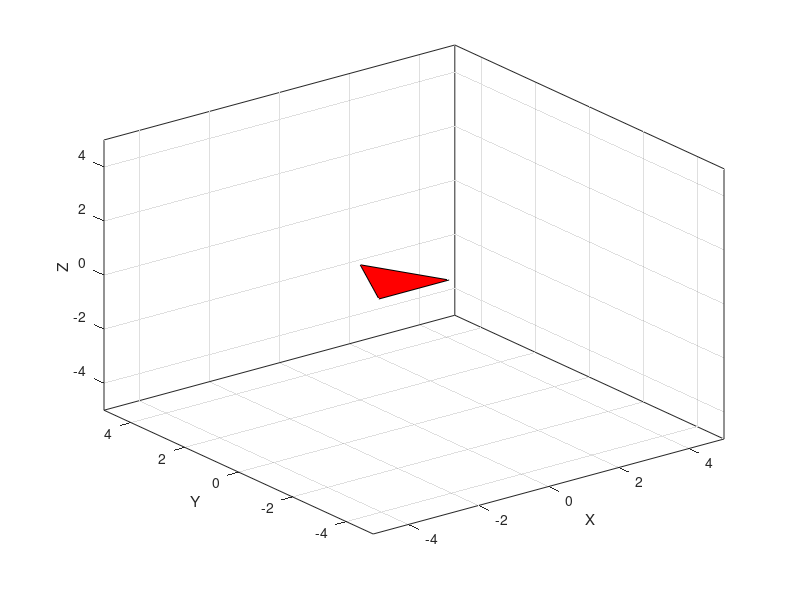

MATLAB code for this plot: (Note: this script raises an error after producing the figure.)
addpath '../Lib/'

%% Ex1

P1 = [-1 0 0 1]';
P2 = [1 0 0 1]';
P3 = [0 2 0 1]';

A1 = [P1 P2 P3]

h = fill3(A1(1,:),A1(2,:),A1(3,:), 'red')

grid on;
xlabel('X');
ylabel('Y');
zlabel('Z');
axis([-5 5 -5 5 -5 5])

for t  =linspace(0, 2*pi*2, 500)
    An = hrotx(t)*A1
    h.Vertices = An(1:3,:)';
    pause(0.05)
end

%% Ex2
clear all; close all; clc

P1 = [0.5 0 0 1]';
P2 = [0.5 2 0 1]';
P3 = [1 2 0 1]';
P4 = [0 3 0 1]';
P5 = [-1 2 0 1]';
P6 = [-0.5 2 0 1]';
P7 = [-0.5 0 0 1]';

A1 = [P1 P2 P3 P4 P5 P6 P7]

h = fill3(A1(1,:),A1(2,:),A1(3,:), 'm')
hold on;
grid on;
view(135, 25)
xlabel('X');
ylabel('Y');
zlabel('Z');
axis([-5 5 -5 5 -5 5])

P2 = hroty(pi/2) * hrotx(pi/2) *A1
fill3(P2(1,:),P2(2,:),P2(3,:), 'r')

P3 = hrotz(pi/2) * hrotx(pi/2) *A1
fill3(P3(1,:),P3(2,:),P3(3,:), 'y')

%% Ex3
clear all; close all; clc

P1 = [0.5 0 0 1]';
P2 = [0.5 2 0 1]';
P3 = [1 2 0 1]';
P4 = [0 3 0 1]';
P5 = [-1 2 0 1]';
P6 = [-0.5 2 0 1]';
P7 = [-0.5 0 0 1]';

A1 = [P1 P2 P3 P4 P5 P6 P7]

h = fill3(A1(1,:),A1(2,:),A1(3,:), 'm')
hold on;
grid on;
view(135, 25)
xlabel('X');
ylabel('Y');
zlabel('Z');
axis([-5 5 -5 5 -5 5])

P2 = hroty(pi/2) * hrotx(pi/2) *A1
j = fill3(P2(1,:),P2(2,:),P2(3,:), 'r')

P3 = hrotz(pi/2) * hrotx(pi/2) *A1
k = fill3(P3(1,:),P3(2,:),P3(3,:), 'y')


for t  =linspace(0, 2*pi*10, 500)
    
    An1 = hrotx(t)*A1;      % vel = t*1
    h.Vertices = An1(1:3,:)';
    
    An2 = hrotz(2*t)*P2;    % vel = t*2
    j.Vertices = An2(1:3,:)';

    An3 = hroty(3*t)*P3;    % vel = t*3
    k.Vertices = An3(1:3,:)';
    
    pause(0.05)
end


%% Ex4a 

clear all; close all; clc

P1 = [0.5 0 0 1]';
P2 = [0.5 2 0 1]';
P3 = [1 2 0 1]';
P4 = [0 3 0 1]';
P5 = [-1 2 0 1]';
P6 = [-0.5 2 0 1]';
P7 = [-0.5 0 0 1]';

A1 = [P1 P2 P3 P4 P5 P6 P7]; 

h = fill3(A1(1,:),A1(2,:),A1(3,:), 'b')
hold on;
grid on;
view(135, 25)
xlabel('X');
ylabel('Y');
zlabel('Z');
axis([-10 10 -10 10 -10 10])

% Posiciona a figura no lugar inicial
P = hrotz(pi/2) * hrotx(pi/2) *A1  

% M = [trans(x, y, 0) rotx roty rotz]
M = [0 0 5 0 0 0
     0 0 0 -pi/2 0 0
     0 0 6 0 0 0
     0 0 0 0 pi/2 0
     0 0 4 0 0 0
     0 0 0 -pi/2 0 0
     0 0 5 0 0 0
     0 0 0 0 pi/2 0
     0 0 6 0 0 0];

                   %Tp = [1 0 0 0
     Tp = eye(4);  %      0 1 0 0
                   %      0 0 1 0
                   %      0 0 0 1]
for k=1:size(M,1)
    Tp = Animate(h, P, Tp, M(k,:), 50);
end


